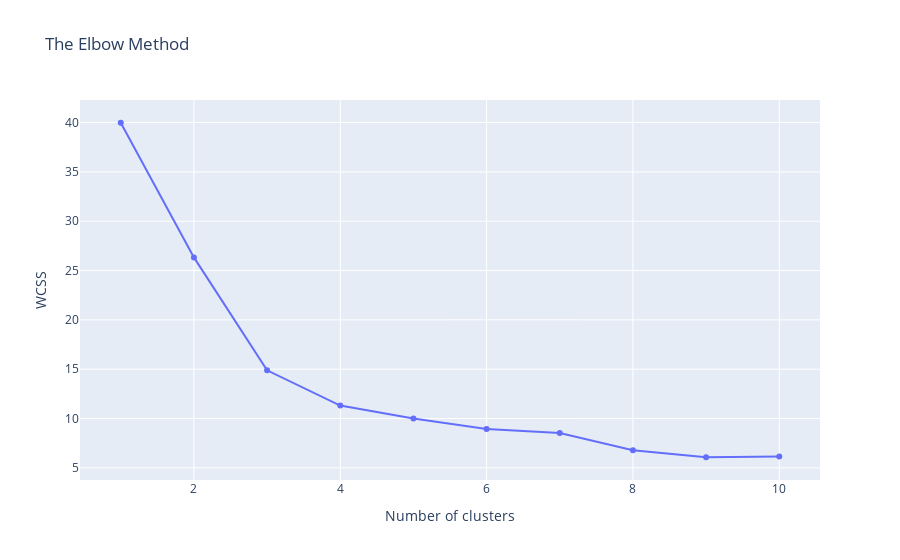
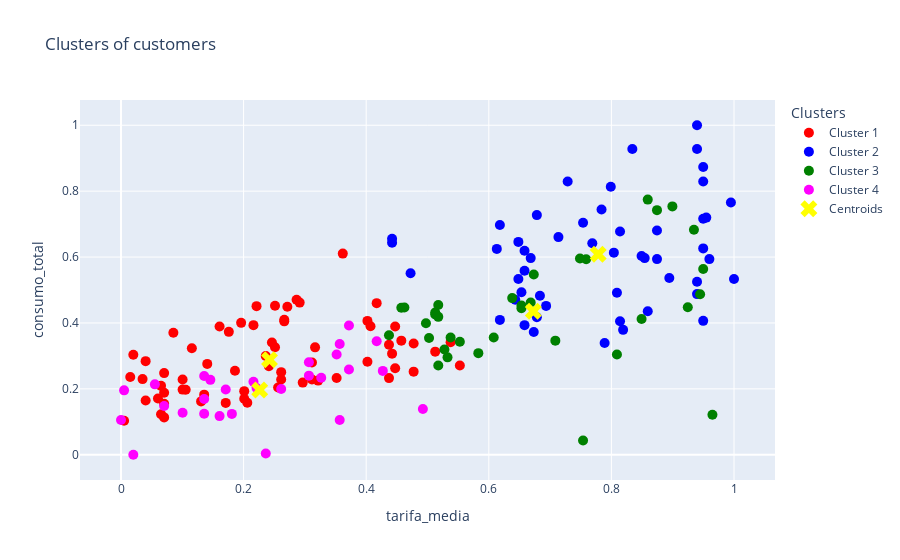

The code cell stored with these charts, in order, in its notebook:
### Markdown cell above
## Intento Dos tramos

### Code cell
# Supongamos que ya tienes 'dt_dos' cargado
# Calculamos variables adicionales
dt_dos['consumo_total'] = dt_dos[['consumo_8h', 'consumo_16h']].sum(axis=1)
dt_dos['gasto_total'] = dt_dos[['consumo_euros_8h', 'consumo_euros_16h']].sum(axis=1)
dt_dos['tarifa_media'] = dt_dos[['tc_8h_euros/kwh/hora', 'tc_16h_euros/kwh/hora']].mean(axis=1)

X = dt_dos[['consumo_total', 'gasto_total', 'tarifa_media']]

# Normalizar las variables
scaler = MinMaxScaler()
X_scaled = scaler.fit_transform(X)

# Método del codo para determinar el número óptimo de clústeres
wcss = []
for i in range(1, 11):
    kmeans = KMeans(n_clusters=i, init='k-means++', random_state=0)
    kmeans.fit(X_scaled)
    wcss.append(kmeans.inertia_)

# Gráfico del método del codo con plotly
fig_elbow = go.Figure()
fig_elbow.add_trace(go.Scatter(x=list(range(1, 11)), y=wcss, mode='lines+markers'))
fig_elbow.update_layout(title='The Elbow Method',
                        xaxis_title='Number of clusters',
                        yaxis_title='WCSS')
fig_elbow.show()

# Aplicar KMeans con el número óptimo de clústeres (4)
kmeansmodel = KMeans(n_clusters=4, init='k-means++', random_state=0)
y_kmeans = kmeansmodel.fit_predict(X_scaled)

# Definir colores y etiquetas para los clusters
colors = ['red', 'blue', 'green', 'magenta']
labels = ['Cluster 1', 'Cluster 2', 'Cluster 3', 'Cluster 4']

# Crear trazas para cada cluster
fig_clusters = go.Figure()

for i in range(4):
    fig_clusters.add_trace(go.Scatter(
        x=X_scaled[y_kmeans == i, 0],
        y=X_scaled[y_kmeans == i, 1],
        mode='markers',
        marker=dict(size=10, color=colors[i]),
        name=labels[i]
    ))

# Agregar los centroides
centroids = kmeansmodel.cluster_centers_
fig_clusters.add_trace(go.Scatter(
    x=centroids[:, 0],
    y=centroids[:, 1],
    mode='markers',
    marker=dict(size=15, color='yellow', symbol='x'),
    name='Centroids'
))

# Configurar el layout
fig_clusters.update_layout(
    title='Clusters of customers',
    xaxis_title='tarifa_media',
    yaxis_title='consumo_total',
    legend_title='Clusters'
)

fig_clusters.show()

### Figure 1 — Plotly figure (JSON) as saved in the notebook; plotly's stock layout.template omitted (floating-point values rounded to 4 significant figures)
{"data": [{"mode": "lines+markers", "type": "scatter", "x": [1, 2, 3, 4, 5, 6, 7, 8, 9, 10], "y": [39.98, 26.33, 14.89, 11.32, 10.01, 8.933, 8.542, 6.776, 6.075, 6.145]}], "layout": {"title": {"text": "The Elbow Method"}, "xaxis": {"title": {"text": "Number of clusters"}}, "yaxis": {"title": {"text": "WCSS"}}}}

### Figure 2 — Plotly figure (JSON) as saved in the notebook; plotly's stock layout.template omitted (floating-point values rounded to 4 significant figures)
{"data": [{"marker": {"color": "red", "size": 10}, "mode": "markers", "name": "Cluster 1", "type": "scatter", "x": [0.4372, 0.1859, 0.1005, 0.2864, 0.1055, 0.4422, 0.2412, 0.2915, 0.07035, 0.2513, 0.5377, 0.2714, 0.3166, 0.2513, 0.1005, 0.3618, 0.08543, 0.2965, 0.06533, 0.0402, 0.4472, 0.2613, 0.4171, 0.4573, 0.03518, 0.1709, 0.402, 0.2462, 0.005025, 0.2663, 0.01508, 0.2663, 0.2161, 0.06533, 0.2362, 0.07035, 0.196, 0.407, 0.5528, 0.2613, 0.1156, 0.201, 0.07035, 0.2211, 0.3216, 0.3518, 0.0402, 0.4372, 0.3116, 0.402, 0.1608, 0.0201, 0.201, 0.1357, 0.5126, 0.1307, 0.07035, 0.4472, 0.206, 0.3116, 0.4774, 0.2563, 0.4774, 0.1407, 0.1759, 0.0603], "y": [0.3337, 0.255, 0.1977, 0.4703, 0.1971, 0.3069, 0.2687, 0.4617, 0.1884, 0.3264, 0.3414, 0.4492, 0.3259, 0.4523, 0.2286, 0.6105, 0.3702, 0.2189, 0.209, 0.1649, 0.2628, 0.2507, 0.4601, 0.3463, 0.2296, 0.1574, 0.4062, 0.3409, 0.1032, 0.4095, 0.2361, 0.4048, 0.3934, 0.1231, 0.2998, 0.2478, 0.4003, 0.3899, 0.2707, 0.2286, 0.3234, 0.1931, 0.1133, 0.451, 0.225, 0.2332, 0.2841, 0.2326, 0.2284, 0.2823, 0.3893, 0.3033, 0.17, 0.1825, 0.3129, 0.1619, 0.155, 0.3892, 0.1579, 0.28, 0.2522, 0.2042, 0.3374, 0.2758, 0.373, 0.1708]}, {"marker": {"color": "blue", "size": 10}, "mode": "markers", "name": "Cluster 2", "type": "scatter", "x": [0.7889, 0.6482, 0.9598, 0.9397, 0.804, 0.8492, 0.9397, 0.9497, 0.9497, 0.8744, 0.9497, 0.6533, 0.6734, 0.8342, 0.6583, 0.4422, 0.6482, 0.9397, 0.995, 0.8593, 0.8744, 0.8191, 0.6583, 0.6683, 0.9548, 0.7286, 0.809, 0.9497, 0.4724, 1, 0.9497, 0.7688, 0.9397, 0.6181, 0.7839, 0.4422, 0.6432, 0.6784, 0.6935, 0.6784, 0.8141, 0.8141, 0.6131, 0.6834, 0.6181, 0.8945, 0.6583, 0.7538, 0.7136, 0.8543, 0.799], "y": [0.339, 0.646, 0.5937, 0.4876, 0.6133, 0.6034, 1, 0.7161, 0.6263, 0.6804, 0.8731, 0.493, 0.3725, 0.928, 0.3933, 0.6553, 0.5331, 0.5252, 0.7655, 0.4357, 0.5938, 0.3791, 0.6192, 0.5968, 0.7197, 0.8291, 0.4915, 0.4064, 0.5508, 0.5335, 0.8293, 0.6419, 0.9278, 0.6971, 0.7445, 0.6432, 0.4704, 0.4175, 0.4517, 0.7274, 0.6777, 0.405, 0.6247, 0.4824, 0.4093, 0.5366, 0.5583, 0.7041, 0.6605, 0.5968, 0.8135]}, {"marker": {"color": "green", "size": 10}, "mode": "markers", "name": "Cluster 3", "type": "scatter", "x": [0.5126, 0.8995, 0.4623, 0.5327, 0.9447, 0.5126, 0.608, 0.4372, 0.5829, 0.4975, 0.5176, 0.7588, 0.6533, 0.7487, 0.5528, 0.5176, 0.5276, 0.6734, 0.809, 0.7538, 0.8593, 0.5176, 0.9648, 0.5025, 0.8744, 0.6533, 0.7085, 0.9347, 0.8492, 0.9246, 0.6683, 0.5377, 0.9497, 0.6382, 0.4573], "y": [0.4255, 0.7537, 0.4467, 0.2956, 0.4869, 0.4317, 0.3557, 0.3628, 0.3084, 0.3991, 0.2708, 0.5935, 0.4529, 0.5956, 0.3427, 0.4186, 0.3194, 0.5471, 0.3043, 0.04306, 0.7744, 0.4543, 0.1216, 0.3546, 0.7424, 0.4448, 0.3462, 0.6826, 0.4119, 0.4478, 0.4622, 0.3557, 0.5636, 0.4754, 0.4462]}, {"marker": {"color": "magenta", "size": 10}, "mode": "markers", "name": "Cluster 4", "type": "scatter", "x": [0.07035, 0.3568, 0.1005, 0.3719, 0.2613, 0.005025, 0.3568, 0.05528, 0.1608, 0.2362, 0.3065, 0.1809, 0.4925, 0.1709, 0, 0.0201, 0.3518, 0.4271, 0.1357, 0.3266, 0.2211, 0.3065, 0.1357, 0.1357, 0.2161, 0.4171, 0.1457, 0.3719], "y": [0.1477, 0.3359, 0.1276, 0.3922, 0.1995, 0.1954, 0.1052, 0.2136, 0.1173, 0.003775, 0.2401, 0.124, 0.1387, 0.1983, 0.1056, 0, 0.3043, 0.2545, 0.2392, 0.2336, 0.2026, 0.2805, 0.1692, 0.1242, 0.2215, 0.3446, 0.2272, 0.2586]}, {"marker": {"color": "yellow", "size": 15, "symbol": "x"}, "mode": "markers", "name": "Centroids", "type": "scatter", "x": [0.2423, 0.7785, 0.6726, 0.2263], "y": [0.2882, 0.6082, 0.4354, 0.1966]}], "layout": {"legend": {"title": {"text": "Clusters"}}, "title": {"text": "Clusters of customers"}, "xaxis": {"title": {"text": "tarifa_media"}}, "yaxis": {"title": {"text": "consumo_total"}}}}
